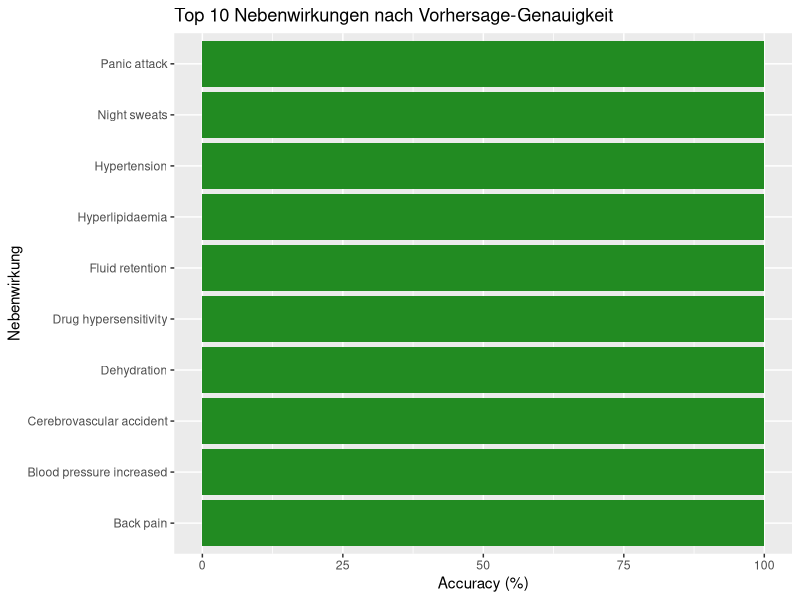
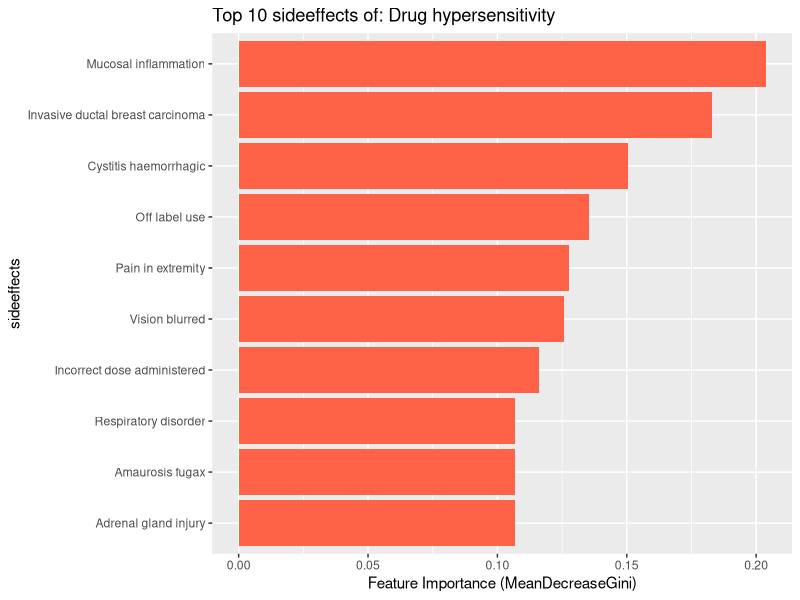
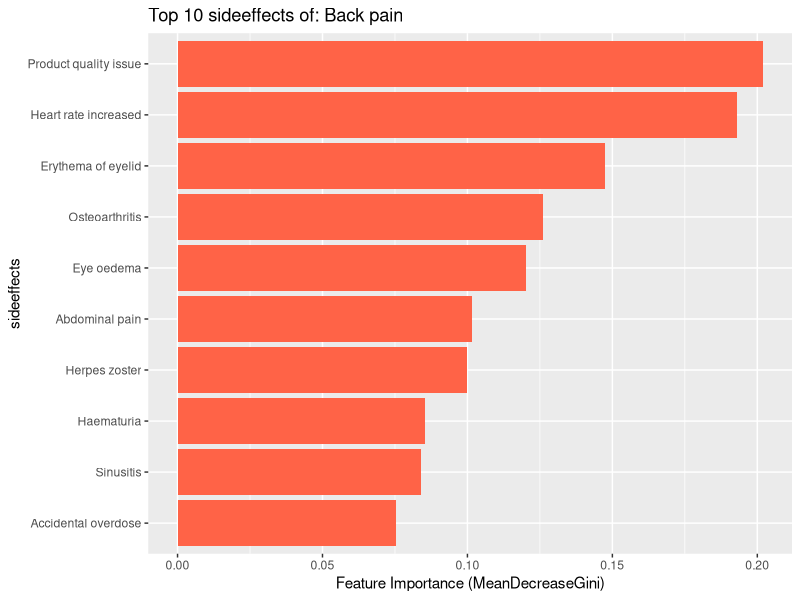
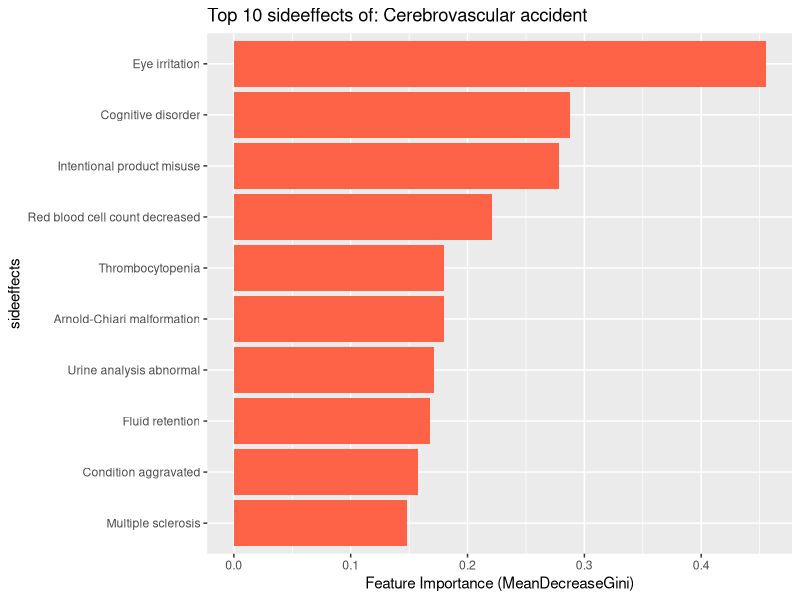
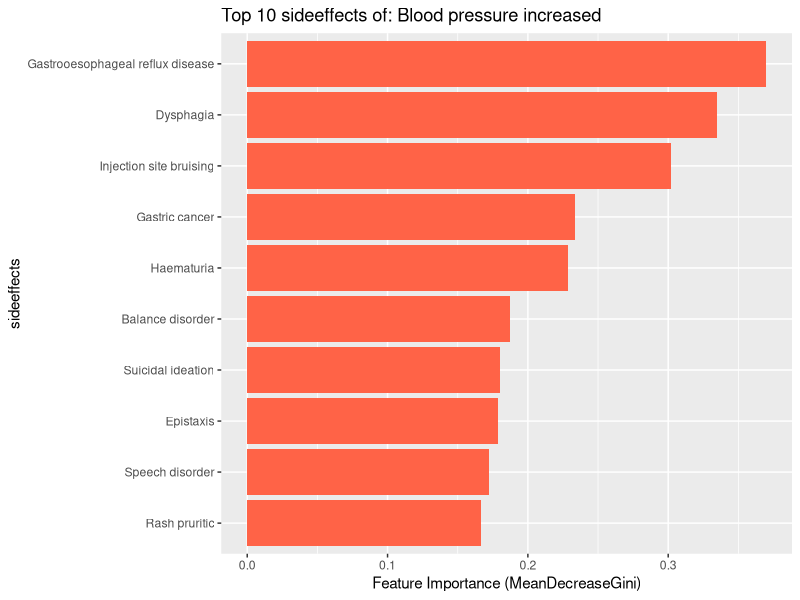
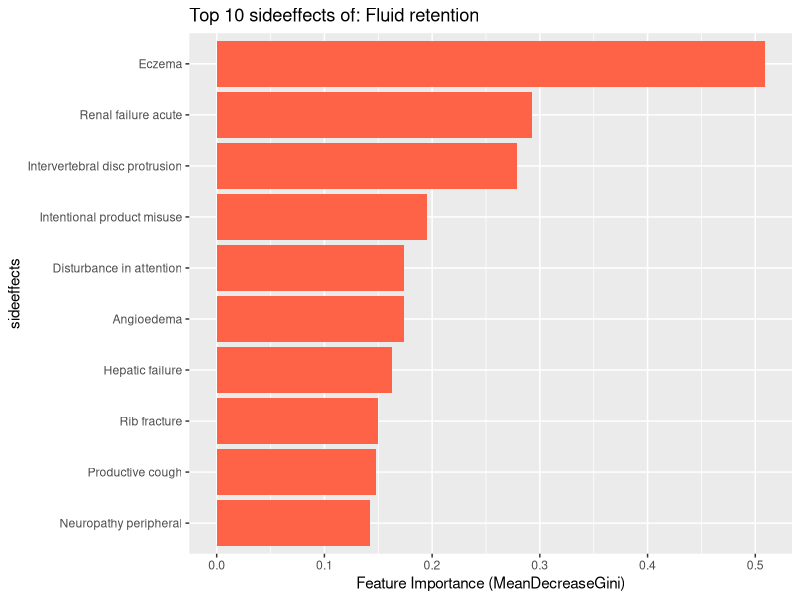
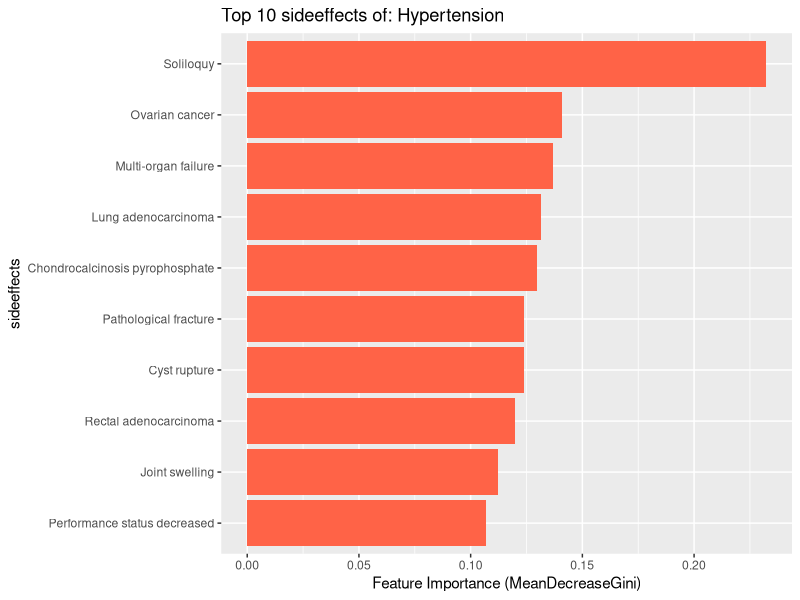
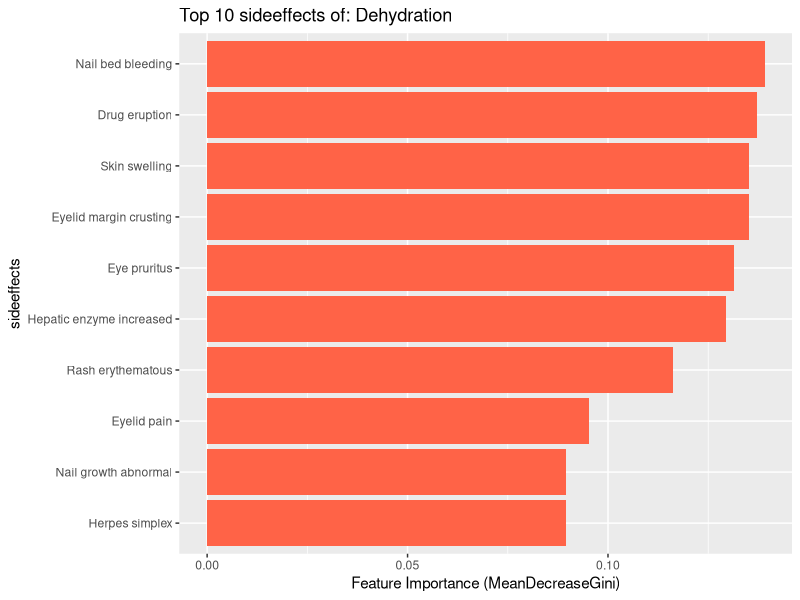

Generate these figures, in order, with R: (Note: this script raises an error after producing the figures.)
# Packages installieren (falls noch nicht geschehen)
# install.packages("tidyverse")
# install.packages("randomForest")
# install.packages("caret")

# Laden
library(tidyverse)
library(randomForest)
library(caret)

# CSV einlesen
df_raw <- read_csv("02-data/combined_synonyms_sideeffects_top100.csv")

# NA entfernen und Nebenwirkungen aufsplitten
df_clean <- df_raw %>%
  filter(!is.na(side_effects)) %>%
  separate_rows(side_effects, sep = ";\\s*") %>%
  rename(side_effect = side_effects)

df_clean <- df_clean %>% mutate(value = 1)

head(df_clean)

str(df_clean)


#Matrix
df_matrix <- df_clean %>%
  distinct(synonym, side_effect, .keep_all = TRUE) %>%  # Duplikate entfernen
  pivot_wider(
    id_cols = synonym,
    names_from = side_effect,
    values_from = value,
    values_fill = 0
  )

df <- df_matrix               # das ist deine 0/1-Matrix
df <- as.data.frame(df)

set.seed(42)
results <- list()

for (target_var in colnames(df)) {
  target <- df[[target_var]]
  
  # überspringen, wenn Ziel nur eine Klasse hat
  if (length(unique(target)) < 2) {
    message("⚠️ ", target_var, ": Nur eine Klasse – übersprungen.")
    next
  }
  
  # In Faktor umwandeln
  target <- as.factor(target)
  
  # Training/Test
  train_idx <- createDataPartition(target, p = 0.7, list = FALSE)
  train_data <- df[train_idx, !(names(df) %in% target_var)]
  test_data <- df[-train_idx, !(names(df) %in% target_var)]
  train_target <- target[train_idx]
  test_target <- target[-train_idx]
  
  if (nrow(test_data) == 0) {
    message("⚠️ ", target_var, ": Kein Test-Datensatz – übersprungen.")
    next
  }
  
  # Modell
  model <- randomForest(x = train_data, y = train_target, ntree = 100)
  
  # Vorhersage
  pred <- predict(model, newdata = test_data)
  acc <- mean(pred == test_target)
  
  # speichern
  results[[target_var]] <- list(
    model = model,
    accuracy = acc,
    importance = importance(model)
  )
  
  message("✅ ", target_var, " – Accuracy: ", round(acc * 100, 1), "%")
}

accuracies <- sapply(results, function(x) x$accuracy)
top_accuracies <- sort(accuracies, decreasing = TRUE)[1:10]
print(top_accuracies)

#visualization
accuracy_df <- data.frame(
  side_effect = names(accuracies),
  accuracy = round(accuracies * 100, 1)
)

top10_accuracy <- accuracy_df %>%
  arrange(desc(accuracy)) %>%
  head(10)

ggplot(top10_accuracy, aes(x = reorder(side_effect, accuracy), y = accuracy)) +
  geom_col(fill = "forestgreen") +
  coord_flip() +
  labs(title = "Top 10 Nebenwirkungen nach Vorhersage-Genauigkeit",
       x = "Nebenwirkung", y = "Accuracy (%)")


# ---------------------------------------
# Wichtigste Medikamente pro Nebenwirkung
# ---------------------------------------

library(ggplot2)

for (side_effect in names(top_accuracies)) {
  model_info <- results[[side_effect]]
  
  if (is.null(model_info$importance)) next
  
  imp_df <- as.data.frame(model_info$importance)
  imp_df$medikament <- rownames(imp_df)
  
  top_features <- imp_df %>%
    arrange(desc(MeanDecreaseGini)) %>%
    slice_head(n = 10)
  
  p <- ggplot(top_features, aes(x = reorder(medikament, MeanDecreaseGini), y = MeanDecreaseGini)) +
    geom_col(fill = "tomato") +
    coord_flip() +
    labs(
      title = paste("Top 10 sideeffects of:", side_effect),
      x = "sideeffects",
      y = "Feature Importance (MeanDecreaseGini)"
    )
  
  print(p)  # damit der Plot angezeigt wird
}


----------------------------------------------------------------------------
----------------------------------------------------------------------------
#Welche Nebenwirkungen sind am stärksten mit einer bestimmten Nebenwirkung assoziiert?
  
  library(tidyverse)
library(randomForest)
library(caret)

# 1. Daten einlesen
df_raw <- read_csv("02-data/combined_synonyms_sideeffects_top100.csv")

# 2. Aufsplitten
df_clean <- df_raw %>%
  filter(!is.na(side_effects)) %>%
  separate_rows(side_effects, sep = ";\\s*") %>%
  rename(side_effect = side_effects) %>%
  mutate(value = 1)

# 3. Matrix: Zeilen = Nebenwirkungen, Spalten = Medikamente
df_matrix_med <- df_clean %>%
  distinct(side_effect, synonym, .keep_all = TRUE) %>%
  pivot_wider(
    id_cols = side_effect,
    names_from = synonym,
    values_from = value,
    values_fill = 0
  )

# 4. In Dataframe konvertieren
df <- as.data.frame(df_matrix_med)
rownames(df) <- df$side_effect
df$side_effect <- NULL

results <- list()
set.seed(42)

for (target_var in rownames(df)) {
  target <- as.numeric(df[target_var, ])
  if (length(unique(target)) < 2) next
  
  df_model <- t(df)  # Transponieren für Modelltraining
  df_model <- as.data.frame(df_model)
  target <- as.factor(target)
  
  train_idx <- createDataPartition(target, p = 0.7, list = FALSE)
  train_data <- df_model[train_idx, ]
  test_data <- df_model[-train_idx, ]
  train_target <- target[train_idx]
  test_target <- target[-train_idx]
  
  model <- randomForest(train_data, train_target, ntree = 100)
  acc <- mean(predict(model, test_data) == test_target)
  
  results[[target_var]] <- list(
    model = model,
    accuracy = acc,
    importance = importance(model)
  )
  
  message("✅ ", target_var, " – Accuracy: ", round(acc * 100, 1), "%")
}

library(ggplot2)

var <- "Hypertension"
imp_df <- as.data.frame(results[[var]]$importance)
imp_df$medikament <- rownames(imp_df)

top_features <- imp_df %>%
  arrange(desc(MeanDecreaseGini)) %>%
  slice_head(n = 10)

ggplot(top_features, aes(x = reorder(medikament, MeanDecreaseGini), y = MeanDecreaseGini)) +
  geom_col(fill = "tomato") +
  coord_flip() +
  labs(
    title = paste("Top 10 Medikamente für Vorhersage von:", var),
    x = "Medikament",
    y = "Feature Importance (MeanDecreaseGini)"
  )


# 1. Top 10 Nebenwirkungen nach Accuracy
write.csv(top10_accuracy, "04-output/top10_accuracy.csv", row.names = FALSE)

# 2. Wichtigste Medikamente pro Nebenwirkung (jede Nebenwirkung als eigene Datei)
for (side_effect in names(top_accuracies)) {
  model_info <- results[[side_effect]]
  
  if (is.null(model_info$importance)) next
  
  imp_df <- as.data.frame(model_info$importance)
  imp_df$medikament <- rownames(imp_df)
  
  top_features <- imp_df %>%
    arrange(desc(MeanDecreaseGini)) %>%
    slice_head(n = 10)
  
  file_safe_name <- gsub("[^A-Za-z0-9_]", "_", side_effect)
  file_path <- paste0("04-output/importance_", file_safe_name, "_top10.csv")
  
  write.csv(top_features, file_path, row.names = FALSE)
}

# 3. Optional: Ein Beispiel aus dem 2. Analyseblock (z. B. Hypertension)
write.csv(top_features, "04-output/importance_Hypertension_top10.csv", row.names = FALSE)

